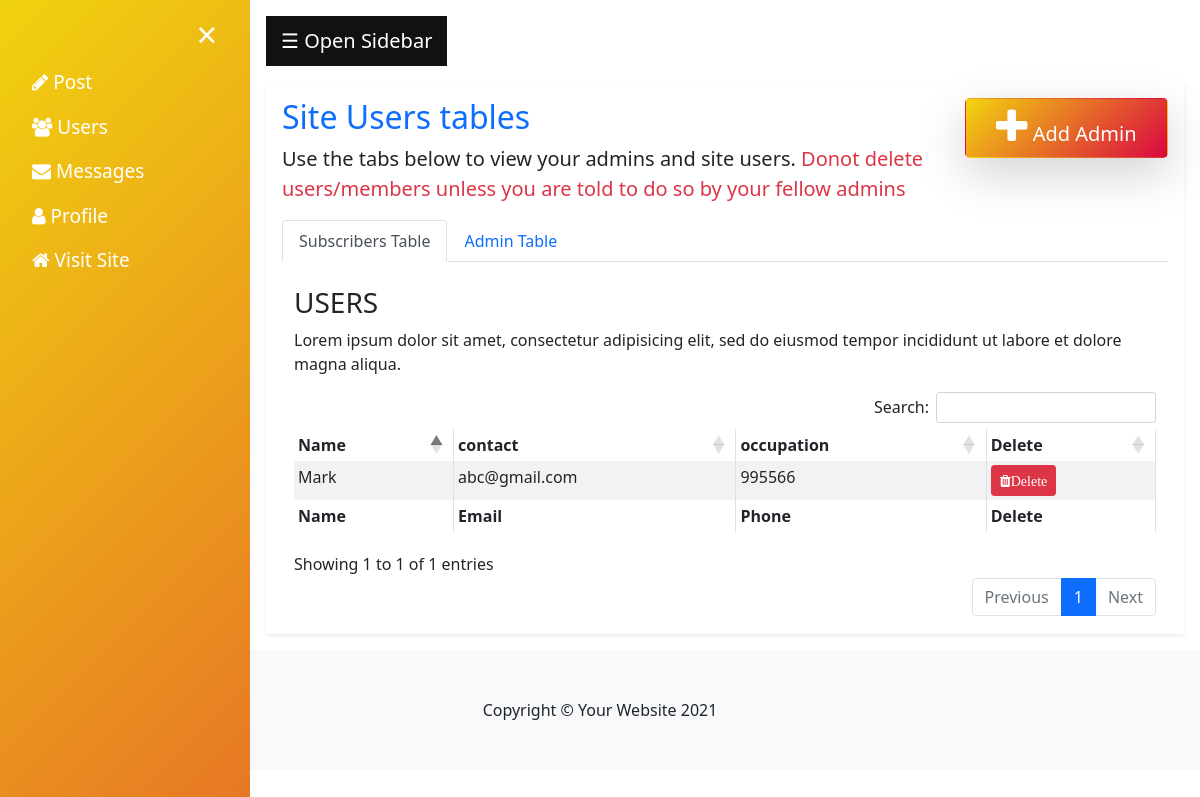
/users.php (signed in), run on the app's committed database.
### tables this page shows
CREATE TABLE `users` (
  `id` int(225) NOT NULL,
  `email` varchar(100) NOT NULL,
  `password` varchar(100) NOT NULL,
  `userName` varchar(100) NOT NULL,
  `phone` int(15) NOT NULL,
  `userType` text NOT NULL
);

### inc/connect.php (called while the page is built, shortened)
<?php
Class Dbh {
	public function connection(){
		$this->servername = "localhost";
		$this->username = "root";
		$this->password = "";
		$this->myDb = "samsong";
		try {
			    $dsn = "mysql:host=".$this->servername.";dbname=".$this->myDb;
			    $pdo =  new PDO($dsn, $this->username, $this->password);
			    $pdo->setAttribute(PDO::ATTR_ERRMODE, PDO::ERRMODE_EXCEPTION);
			    return $pdo;
			    }
			catch(PDOException $e)
			    {
			    echo "Connection failed: " . $e->getMessage();
			    }
	}
}

### inc/model.php (called while the page is built, shortened)
<?php
include 'connect.php';
Class Query extends Dbh {
public function load_subscribers_in_table(){
	$sql = $this->connection()->query("SELECT * FROM users WHERE userType = 'user' ORDER BY id DESC ");
	return $sql;
}
}

### inc/users_table.php (the view, shortened to what this page needs)
<?php
  include_once("model.php");
  $pdo = new Query();
  $subscribers = $pdo->load_subscribers_in_table();
?>
<ul class="nav nav-tabs" role="tablist">
    <li class="nav-item">
      <a class="nav-link active" data-toggle="tab" href="#home">Subscribers Table</a>
    </li>
    <li class="nav-item">
      <a class="nav-link" data-toggle="tab" href="#menu1">Admin Table</a>
    </li>
  </ul>
  <div class="tab-content">
    <div id="home" class="container tab-pane active"><br>
      <h3>USERS</h3>
      <p>Lorem ipsum dolor sit amet, consectetur adipisicing elit, sed do eiusmod tempor incididunt ut labore et dolore magna aliqua.</p>
      <table id="example" class="table table-striped  table-bordered table-sm" >
      <thead class="mt-4" >
          <tr>
            <th>Name</th>
            <th>contact</th>
            <th>occupation</th>
            <th>Delete</th>
          </tr>
        </thead>
      <tbody>
        <?php
        while ($rows = $subscribers->fetch()) {
          ?>
          <tr>
            <td><?php echo $rows['userName']; ?></td>
            <td><?php echo $rows['email']; ?></td>
            <td><?php echo $rows['phone']; ?></td>
            <td><a  class="btn btn-sm btn-danger" href="deletor.php?id=<?php echo $rows['id'] ?>&table=users"> <i class="fa  fa-trash text-white " aria-hidden="true">Delete</i></a></td>
          </tr>
          <?php
        }
        ?>
        <tfoot>
            <tr>
            <th>Name</th>
            <th>Email</th>
            <th>Phone</th>
            <th>Delete</th>
          </tr>
        </tfoot>
      </tbody>
    </table>
    </div>
  </div>
</div>

### data on the page
users: userName "Mark", email "abc@gmail.com", phone "995566"
